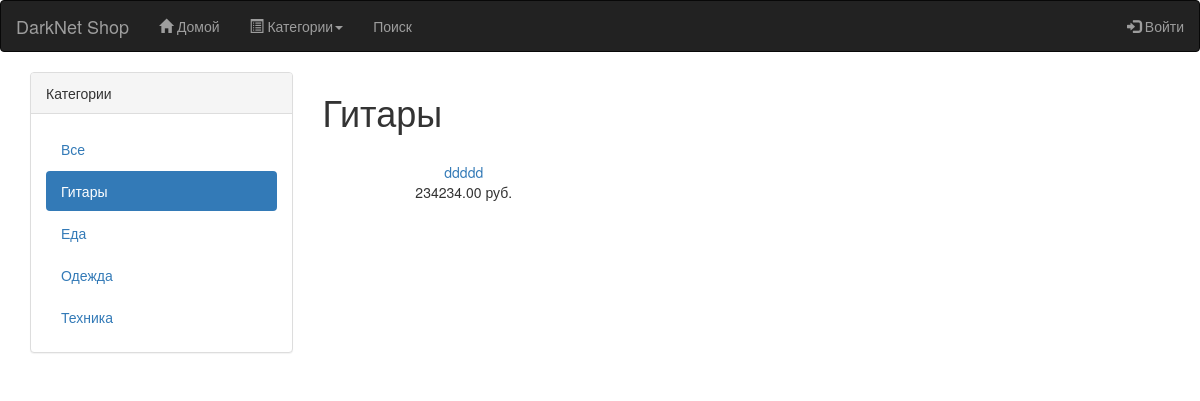
The app's page /gitary/ with its own data.
### core_shop/models.py (models this page shows, shortened)
class Category(models.Model):
    name = models.CharField(max_length=50, verbose_name='Категория')
    slug = models.SlugField(max_length=50, unique=True, help_text='Уникальное значение для URL категории')
    description = models.TextField(max_length = 2000)
    is_active = models.BooleanField(default = True)
    created_at = models.DateTimeField(auto_now_add = True)
    updated_at = models.DateTimeField(auto_now = True)
    class Meta:
        db_table = 'categories'
        ordering = ['name']
        verbose_name = 'Категория'
        verbose_name_plural = 'Категории'
    def get_absolute_url(self):
        return reverse('core_shop:product_list_by_category', args=[self.slug])

class Product(models.Model):
    category = models.ForeignKey(Category, related_name='Категория', verbose_name="Категория")
    name = models.CharField(max_length=255, unique=True, verbose_name="Название")
    brand = models.CharField(max_length = 50, verbose_name="Производитель")
    image = models.ImageField(upload_to='product/pictures', default = 'product/no-img.png', verbose_name='Изображение')
    slug = models.SlugField(max_length=255, unique=True, help_text='Уникальное значение для ULR продукта')
    description = models.TextField(blank=True, verbose_name="Описание")
    price = models.DecimalField(max_digits=10, decimal_places=2, verbose_name="Цена")
    count = models.PositiveIntegerField(verbose_name="Количество на складе")
    available = models.BooleanField(default=True, verbose_name="Доступен")
    created_at = models.DateTimeField(auto_now_add=True)
    updated_at = models.DateTimeField(auto_now=True)
    profile = models.ForeignKey(Profile, null=True,  related_name='Профиль')
    class Meta:
        db_table = 'products'
        ordering = ['name']
        index_together = [['id', 'slug']]
        verbose_name = "Продукт"
        verbose_name_plural = "Продукты"
    def get_absolute_url(self):
        return reverse('core_shop:product_detail', args=[self.id, self.slug])

### core_shop/views.py (the view)
# urls.py: url(r'^(?P<category_slug>[-\w]+)/$', views.product_list, name='product_list_by_category'),
def product_list(request, category_slug=None):
    category = None
    categories = Category.objects.all()
    products = Product.objects.filter(available=True)
    if category_slug:
        category = get_object_or_404(Category, slug=category_slug)
        products = products.filter(category=category)
    return render(request, 'shop/product/list.html', {
        'category': category, 'categories': categories, 'products': products})

### cart/context_processors.py (called while the page is built)
def cart(request):
    return {'cart': Cart(request)}

### core_shop/templates/shop/product/list.html (shortened to what this page needs)
{% extends 'shop/base.html' %}
{% load static %}
{% block content %}
<div class="row">
<div class="col-sm-3">
	<div class="panel panel-default">
		<div class="panel-heading">Категории</div>
		<div class="panel-body">
			<ul class = "nav nav-pills nav-stacked">
				<li {% if not category %} class="active" {% endif %}>
				<a href="{% url "core_shop:product_list" %}">Все</a>
				</li>
				{% for cat in categories %}
				<li {% if category.slug == cat.slug %} class="active" {% endif %}>
				<a href="{{ cat.get_absolute_url }}">{{ cat.name }}</a>
				</li>
				{% endfor %}
			</ul>
		</div>
	</div>
</div>
<div class="col-sm-9">
    <h1>{% if category %}{{ category.name }}{% else %}Товары{% endif %}</h1>
    <div class="items_row">
        {% for product in products %}
            <div class="item col-sm-4">
                {% if product.available %}<br>
                <a href="{{ product.get_absolute_url }}">{{ product.name }}</a><br>
                {{ product.price }} руб.
                {% endif %}
            </div>
        {% endfor %}
    </div>
</div>
</div>
{% endblock %}

### core_shop/static/css/style.css (style rules this page uses)
.item { text-align: center; margin-bottom: 30px; }

### records on screen
Category: name "Гитары"
Category: name "Еда"
Category: name "Одежда"
Category: name "Техника"
Product: name "ddddd", price "234234.00"
